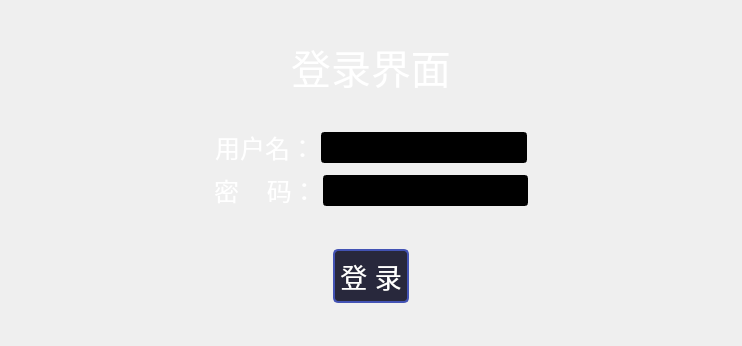
<?xml version="1.0" encoding="UTF-8"?>
<ui version="4.0">
 <class>MainWindow</class>
 <widget class="QMainWindow" name="MainWindow">
  <property name="geometry">
   <rect>
    <x>0</x>
    <y>0</y>
    <width>742</width>
    <height>346</height>
   </rect>
  </property>
  <property name="windowTitle">
   <string>登录</string>
  </property>
  <property name="styleSheet">
   <string notr="true">background-color: rgb(58, 58,58);
QLineEdit{
	color:white;
}</string>
  </property>
  <widget class="QWidget" name="centralwidget">
   <layout class="QVBoxLayout" name="verticalLayout_2">
    <item>
     <spacer name="verticalSpacer_3">
      <property name="orientation">
       <enum>Qt::Vertical</enum>
      </property>
      <property name="sizeHint" stdset="0">
       <size>
        <width>20</width>
        <height>40</height>
       </size>
      </property>
     </spacer>
    </item>
    <item>
     <widget class="QLabel" name="lb_username_2">
      <property name="styleSheet">
       <string notr="true">font-family:Arial;
                                            font-size:40px;

                                            color:rgb(255, 255, 255)
                                        </string>
      </property>
      <property name="text">
       <string>登录界面</string>
      </property>
      <property name="alignment">
       <set>Qt::AlignCenter</set>
      </property>
     </widget>
    </item>
    <item>
     <spacer name="verticalSpacer">
      <property name="orientation">
       <enum>Qt::Vertical</enum>
      </property>
      <property name="sizeHint" stdset="0">
       <size>
        <width>20</width>
        <height>40</height>
       </size>
      </property>
     </spacer>
    </item>
    <item>
     <layout class="QVBoxLayout" name="verticalLayout">
      <item>
       <layout class="QHBoxLayout" name="horizontalLayout">
        <item>
         <spacer name="horizontalSpacer_2">
          <property name="orientation">
           <enum>Qt::Horizontal</enum>
          </property>
          <property name="sizeHint" stdset="0">
           <size>
            <width>40</width>
            <height>20</height>
           </size>
          </property>
         </spacer>
        </item>
        <item>
         <widget class="QLabel" name="lb_username">
          <property name="styleSheet">
           <string notr="true">font-family:Arial;
                                            font-size:25px;

                                            color:rgb(255, 255, 255)
                                        </string>
          </property>
          <property name="text">
           <string>用户名：</string>
          </property>
         </widget>
        </item>
        <item>
         <widget class="QLineEdit" name="le_username">
          <property name="font">
           <font>
            <family>Arial</family>
            <pointsize>14</pointsize>
            <weight>8</weight>
            <italic>false</italic>
            <bold>false</bold>
           </font>
          </property>
          <property name="tabletTracking">
           <bool>true</bool>
          </property>
          <property name="focusPolicy">
           <enum>Qt::StrongFocus</enum>
          </property>
          <property name="styleSheet">
           <string notr="true">color:white;
background-color: rgb(0, 0, 0);
font: 65 14pt &quot;Arial&quot;;</string>
          </property>
          <property name="alignment">
           <set>Qt::AlignCenter</set>
          </property>
          <property name="clearButtonEnabled">
           <bool>true</bool>
          </property>
         </widget>
        </item>
        <item>
         <spacer name="horizontalSpacer">
          <property name="orientation">
           <enum>Qt::Horizontal</enum>
          </property>
          <property name="sizeHint" stdset="0">
           <size>
            <width>40</width>
            <height>20</height>
           </size>
          </property>
         </spacer>
        </item>
       </layout>
      </item>
      <item>
       <layout class="QHBoxLayout" name="horizontalLayout_2">
        <item>
         <spacer name="horizontalSpacer_3">
          <property name="orientation">
           <enum>Qt::Horizontal</enum>
          </property>
          <property name="sizeHint" stdset="0">
           <size>
            <width>40</width>
            <height>20</height>
           </size>
          </property>
         </spacer>
        </item>
        <item>
         <widget class="QLabel" name="lb_password">
          <property name="styleSheet">
           <string notr="true">font-family:Arial;
                                            font-size:25px;

                                            color:rgb(255, 255, 255)
                                        </string>
          </property>
          <property name="text">
           <string>密    码：</string>
          </property>
         </widget>
        </item>
        <item>
         <widget class="QLineEdit" name="le_password">
          <property name="font">
           <font>
            <family>Arial</family>
            <pointsize>14</pointsize>
            <weight>8</weight>
            <italic>false</italic>
            <bold>false</bold>
           </font>
          </property>
          <property name="styleSheet">
           <string notr="true">color:white;
background-color: rgb(0, 0, 0);
font: 65 14pt &quot;Arial&quot;;</string>
          </property>
          <property name="echoMode">
           <enum>QLineEdit::Password</enum>
          </property>
          <property name="alignment">
           <set>Qt::AlignCenter</set>
          </property>
          <property name="clearButtonEnabled">
           <bool>true</bool>
          </property>
         </widget>
        </item>
        <item>
         <spacer name="horizontalSpacer_4">
          <property name="orientation">
           <enum>Qt::Horizontal</enum>
          </property>
          <property name="sizeHint" stdset="0">
           <size>
            <width>40</width>
            <height>20</height>
           </size>
          </property>
         </spacer>
        </item>
       </layout>
      </item>
      <item>
       <spacer name="verticalSpacer_2">
        <property name="orientation">
         <enum>Qt::Vertical</enum>
        </property>
        <property name="sizeHint" stdset="0">
         <size>
          <width>20</width>
          <height>40</height>
         </size>
        </property>
       </spacer>
      </item>
      <item>
       <layout class="QHBoxLayout" name="horizontalLayout_3">
        <item>
         <spacer name="horizontalSpacer_5">
          <property name="orientation">
           <enum>Qt::Horizontal</enum>
          </property>
          <property name="sizeHint" stdset="0">
           <size>
            <width>40</width>
            <height>20</height>
           </size>
          </property>
         </spacer>
        </item>
        <item>
         <widget class="QPushButton" name="pb_login">
          <property name="styleSheet">
           <string notr="true">QPushButton {
                                            color: #ffffff;
                                            background-color: rgb(40,40, 60);
                                            border-radius:5px;
                                            text-align:center;
                                            font-size:20pt;
                                            font-family:Arial;
                                            padding: 5px;
                                            border:2px solid rgb(67,83,180);
                                            }
                                            QPushButton:hover{
                                            font-size:20pt;
                                            font-weight:bold;
                                            border-width:4px;
                                            border-radius:10px;
                                            }
                                        </string>
          </property>
          <property name="text">
           <string>登 录</string>
          </property>
          <property name="shortcut">
           <string>Return</string>
          </property>
         </widget>
        </item>
        <item>
         <spacer name="horizontalSpacer_6">
          <property name="orientation">
           <enum>Qt::Horizontal</enum>
          </property>
          <property name="sizeHint" stdset="0">
           <size>
            <width>40</width>
            <height>20</height>
           </size>
          </property>
         </spacer>
        </item>
       </layout>
      </item>
      <item>
       <spacer name="verticalSpacer_4">
        <property name="orientation">
         <enum>Qt::Vertical</enum>
        </property>
        <property name="sizeHint" stdset="0">
         <size>
          <width>20</width>
          <height>40</height>
         </size>
        </property>
       </spacer>
      </item>
     </layout>
    </item>
   </layout>
  </widget>
 </widget>
 <resources/>
 <connections>
  <connection>
   <sender>pb_login</sender>
   <signal>clicked()</signal>
   <receiver>MainWindow</receiver>
   <slot>slot_pb_login()</slot>
   <hints>
    <hint type="sourcelabel">
     <x>358</x>
     <y>244</y>
    </hint>
    <hint type="destinationlabel">
     <x>470</x>
     <y>280</y>
    </hint>
   </hints>
  </connection>
 </connections>
 <slots>
  <slot>slot_pb_login()</slot>
 </slots>
</ui>
